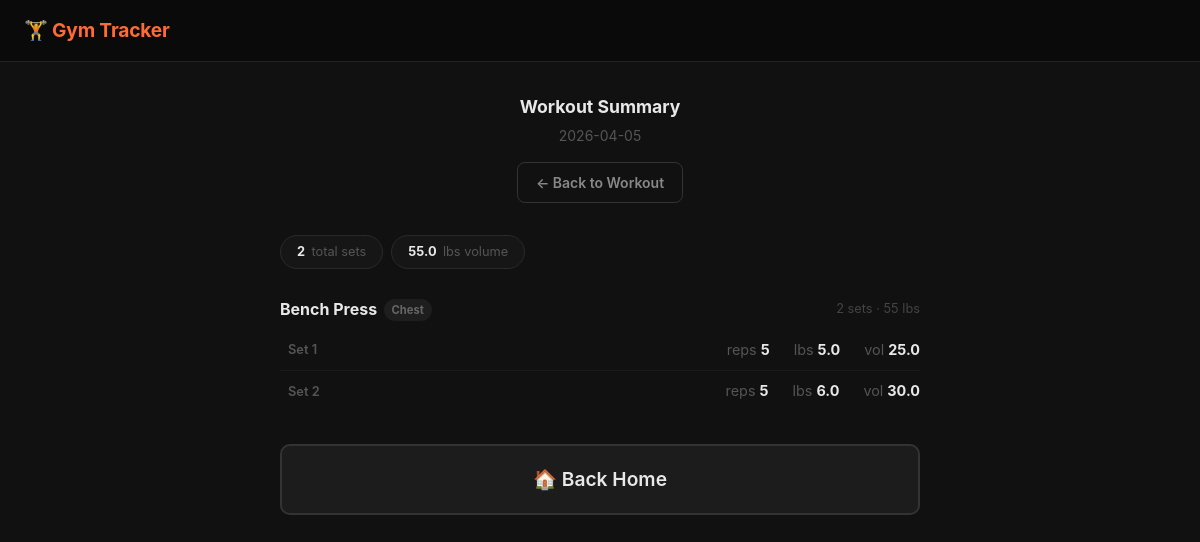
/session/1/summary, run on the app's committed database.
### tables this page shows
CREATE TABLE workout_sessions (
            id INTEGER PRIMARY KEY AUTOINCREMENT,
            date DATE NOT NULL,
            created_at TIMESTAMP DEFAULT CURRENT_TIMESTAMP
        , ended INTEGER DEFAULT 0, rating INTEGER, tags TEXT);

CREATE TABLE session_exercises (
            id INTEGER PRIMARY KEY AUTOINCREMENT,
            session_id INTEGER NOT NULL,
            exercise_id INTEGER NOT NULL, note TEXT, superset_group INTEGER, added_at TIMESTAMP DEFAULT 0,
            FOREIGN KEY (session_id) REFERENCES workout_sessions(id),
            FOREIGN KEY (exercise_id) REFERENCES exercises(id),
            UNIQUE(session_id, exercise_id)
        );

CREATE TABLE exercises (
            id INTEGER PRIMARY KEY AUTOINCREMENT,
            name TEXT UNIQUE NOT NULL,
            created_at TIMESTAMP DEFAULT CURRENT_TIMESTAMP
        , muscle_group TEXT, is_timed INTEGER DEFAULT 0, rest_seconds INTEGER DEFAULT 90, is_favorite INTEGER DEFAULT 0, is_bodyweight INTEGER DEFAULT 0, difficulty TEXT DEFAULT 'intermediate');

CREATE TABLE sets (
            id INTEGER PRIMARY KEY AUTOINCREMENT,
            session_exercise_id INTEGER NOT NULL,
            set_number INTEGER NOT NULL,
            reps INTEGER NOT NULL,
            weight REAL NOT NULL,
            created_at TIMESTAMP DEFAULT CURRENT_TIMESTAMP, is_pr INTEGER DEFAULT 0, rpe REAL, duration_seconds INTEGER, parent_set_id INTEGER REFERENCES sets(id),
            FOREIGN KEY (session_exercise_id) REFERENCES session_exercises(id)
        );

### app.py (the view)
@app.route('/session/<int:session_id>/summary')
def workout_summary(session_id):
    db = get_db()
    session = db.execute('SELECT * FROM workout_sessions WHERE id = ?', (session_id,)).fetchone()
    if not session:
        return redirect(url_for('index'))
    session_exercises = db.execute('''
        SELECT se.id as se_id, e.id as eid, e.name, e.muscle_group
        FROM session_exercises se
        JOIN exercises e ON e.id = se.exercise_id
        WHERE se.session_id = ?
    ''', (session_id,)).fetchall()
    data = []
    total_volume = 0
    total_duration = 0
    for se in session_exercises:
        sets = db.execute('SELECT * FROM sets WHERE session_exercise_id = ? ORDER BY set_number', (se['se_id'],)).fetchall()
        sets_dict = [dict(s) for s in sets]
        ex_timed = is_timed_exercise(se['name'])
        volume = sum(s['reps'] * s['weight'] for s in sets_dict if not s.get('duration_seconds'))
        duration = sum(s['duration_seconds'] for s in sets_dict if s.get('duration_seconds'))
        prs = sum(1 for s in sets_dict if s['is_pr'])
        total_volume += volume
        total_duration += duration
        best_set_number = None
        if sets_dict and not ex_timed:
            best_vol = -1
            for s in sets_dict:
                vol = (s.get('weight') or 0) * (s.get('reps') or 0)
                if vol > best_vol:
                    best_vol = vol
                    best_set_number = s['set_number']
        data.append({
            'name': se['name'],
            'muscle_group': se['muscle_group'],
            'sets': sets_dict,
            'volume': int(volume),
            'duration': duration,
            'prs': prs,
            'is_timed': ex_timed,
            'best_set_number': best_set_number,
        })
    total_sets = sum(len(d['sets']) for d in data)
    total_prs = sum(d['prs'] for d in data)
    return render_template('summary.html', session=session, data=data,
                         total_volume=total_volume, total_sets=total_sets, total_prs=total_prs,
                         total_duration=total_duration)

### app.py (called while the page is built)
def is_timed_exercise(name):
    n = name.lower()
    return any(p in n for p in TIMED_PATTERNS)

def get_db():
    db = getattr(g, '_database', None)
    if db is None:
        db = g._database = sqlite3.connect(DATABASE)
        db.row_factory = sqlite3.Row
    return db

@app.teardown_appcontext
def close_connection(exception):
    db = getattr(g, '_database', None)
    if db is not None:
        db.close()

### templates/summary.html (shortened to what this page needs)
{% extends "base.html" %}
{% block content %}
<div style="text-align:center; margin-bottom: 2rem;">
    <div style="font-size: 1.1rem; font-weight: 700;">Workout Summary</div>
    <div style="color: #555; font-size: 0.875rem; margin-top: 0.3rem;">{{ session.date }}</div>
    <a href="/session/{{ session.id }}" class="btn btn-ghost" style="margin-top:1rem;">← Back to Workout</a>
</div>
<div class="summary-row">
    <div class="stat-pill"><span class="val">{{ total_sets }}</span> <span class="lbl">total sets</span></div>
    <div class="stat-pill"><span class="val">{{ total_volume }}</span> <span class="lbl">lbs volume</span></div>
</div>
{% for ex in data %}
<div style="margin-bottom: 1.75rem;">
    <div style="display:flex;justify-content:space-between;align-items:center;margin-bottom:0.5rem;">
        <div style="font-weight:700;font-size:1rem;">{{ ex.name }}{% if ex.muscle_group %}<span class="muscle-badge">{{ ex.muscle_group }}</span>{% endif %}</div>
        <div style="font-size:0.8rem;color:#444;">{{ ex.sets|length }} sets · {{ ex.volume }} lbs</div>
    </div>
    {% for s in ex.sets %}
    <div class="set-row" style="padding-left:0.5rem;">
        <div class="set-label">Set {{ s.set_number }}{% if s.is_pr %}<span class="pr-badge">PR</span>{% endif %}</div>
        <div class="set-values">
            <div><span>reps</span><strong>{{ s.reps }}</strong></div>
            <div><span>lbs</span><strong>{{ s.weight }}</strong></div>
            <div><span>vol</span><strong>{{ s.reps * s.weight }}</strong></div>
        </div>
    </div>
    {% endfor %}
</div>
{% endfor %}
<div style="text-align:center; margin-top: 2rem;">
    <a href="/" class="btn btn-start btn-block">🏠 Back Home</a>
</div>
{% endblock %}

### templates/base.html (shortened to what this page needs)
<!DOCTYPE html>
<html lang="en">
<head>
</head>
<body>
    <nav>
        <h1>🏋️ Gym Tracker</h1>
    </nav>
    <div class="container">
        {% block content %}{% endblock %}
    </div>
</body>
</html>

### templates/base.html (style rules this page uses)
*, *::before, *::after { box-sizing: border-box; margin: 0; padding: 0; }
body { font-family: -apple-system, BlinkMacSystemFont, 'Segoe UI', Roboto, sans-serif; background: #111; color: #e8e8e8; font-size: 15px; line-height: 1.5; min-height: 100vh; }
nav { background: #0a0a0a; border-bottom: 1px solid #222; padding: 1rem 1.5rem; display: flex; align-items: center; justify-content: space-between; }
nav h1 { font-size: 1.2rem; font-weight: 700; color: #ff6b35; letter-spacing: -0.01em; }
.container { max-width: 680px; margin: 0 auto; padding: 2rem 1.25rem; }
.btn { background: #ff6b35; color: #fff; border: none; padding: 0.55rem 1.1rem; border-radius: 8px; cursor: pointer; font-size: 0.875rem; font-weight: 600; text-decoration: none; display: inline-block; transition: background 0.15s, transform 0.1s; }
.btn-ghost { background: transparent; color: #888; border: 1px solid #333; }
.btn-block { display: block; width: 100%; text-align: center; font-size: 1.1rem; padding: 1rem; border-radius: 10px; }
.btn-start { background: #1c1c1c; color: #e8e8e8; border: 2px solid #333; font-size: 1.2rem; padding: 1.2rem; }
.muscle-badge { display: inline-block; background: #1e1e1e; color: #666; font-size: 0.7rem; padding: 0.15rem 0.5rem; border-radius: 999px; margin-left: 0.4rem; vertical-align: middle; }
.set-row { display: flex; align-items: center; justify-content: space-between; padding: 0.6rem 0; border-bottom: 1px solid #1a1a1a; gap: 0.75rem; }
.set-row:last-of-type { border-bottom: none; }
.set-label { font-size: 0.8rem; color: #555; font-weight: 600; min-width: 38px; }
.set-values { display: flex; gap: 1.5rem; font-size: 0.9rem; }
.set-values strong { color: #e8e8e8; }
.set-values span { color: #555; margin-right: 0.25rem; }
.summary-row { display: flex; gap: 0.5rem; margin-bottom: 1.75rem; flex-wrap: wrap; }
.stat-pill { background: #161616; border: 1px solid #2a2a2a; border-radius: 999px; padding: 0.4rem 1rem; font-size: 0.8rem; display: flex; align-items: center; gap: 0.4rem; }
.stat-pill .val { font-weight: 700; color: #e8e8e8; }
.stat-pill .lbl { color: #555; }

### data on the page
workout_sessions: date "2026-04-05"
session_exercises: name "Bench Press", muscle_group "Chest", sets|length "2", volume "55"
sets: set_number "1", reps "5", weight "5.0", s.reps*s.weight "25.0"
sets: set_number "2", reps "5", weight "6.0", s.reps*s.weight "30.0"

### other printed values
{{ total_sets }} "2"
{{ total_volume }} "55.0"
